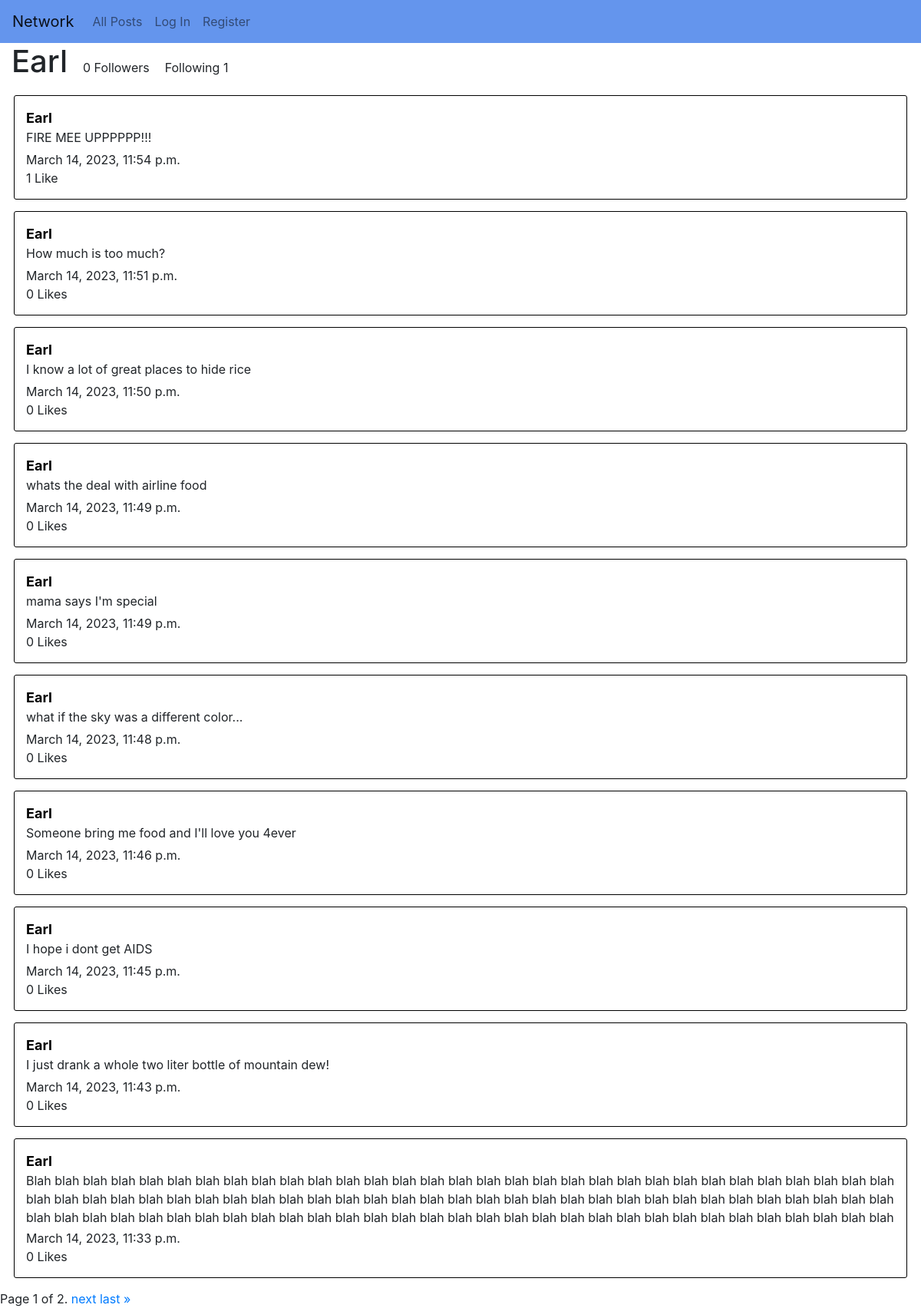
Page /network/user/9 on the committed database.
### mail/models.py (models this page shows)
class User(AbstractUser):
    pass

### network/models.py (models this page shows, shortened)
class Follow(models.Model):
    follower = models.ForeignKey(User, on_delete=models.CASCADE, related_name="following")
    followee = models.ForeignKey(User, on_delete=models.CASCADE, related_name="followers")

class Post(models.Model):
    content = models.TextField(blank=False)
    poster = models.ForeignKey(User, on_delete=models.CASCADE, related_name="posts")
    like_count = models.IntegerField(default=0)
    timestamp = models.DateTimeField("Time posted", auto_now_add=True)
    likers =  models.ManyToManyField(User, blank=True, related_name="liked")

### network/views.py (the view)
# urls.py: path('user/<int:user_id>', views.user, name="user"),
def user(request, user_id):
    try:
        user = User.objects.get(pk=user_id)
    except User.DoesNotExist:
        return JsonResponse({"error": "User not found."}, status=404)
    posts = Post.objects.filter(poster=user).order_by("-timestamp")
    paginator = Paginator(posts, 10)
    page_number = request.GET.get('page')
    page_obj = paginator.get_page(page_number)
    follows = Follow.objects.filter(followee=user_id)
    followers = []
    for follow in follows:
        followers.append(follow.follower)
    return render(request, "network/user.html", {
        "username": user,
        "posts": page_obj,
        "followers": followers
    })

### network/templates/network/user.html (shortened to what this page needs)
{% extends "network/layout.html" %}
{% load static %}
{% block body %}
{% if user != username and user.is_authenticated %}
<div class="user-follow">
    <h1 id="follow-name">{{username}}</h1>
    <p id="follow-count">{{ followers|length }} Follower{% if followers|length != 1%}s{%endif%}</p>
    <p id="follow-count">Following {{username.following.all|length}}</p>
    <button id="follow-button" class="btn btn-primary" value={{username}}>
        {% if user in followers %}
        Unfollow
        {% else %}
        Follow
        {% endif %}
    </button>
</div>
{% else %}
<div class="user-follow">
    <h1 id="follow-name">{{username}}</h1>
    <p id="follow-count">{{ followers|length }} Follower{% if followers|length != 1%}s{%endif%}</p>
    <p id="follow-count">Following {{username.following.all|length}}</p>
</div>
{% endif %}
{% for post in posts %}
<div class="post" id="post-{{post.id}}">
    <a class="post-user" href="{% url 'user' post.poster.id %}">{{post.poster}}</a>
    <p id="content-{{post.id}}" class="post-content">{{post.content}}</p>
    <p class="timestamp">{{post.timestamp}}</p>
    <div class="post-bottom">
        <p>{{post.like_count}} Like{% if post.like_count != 1%}s{% endif %}</p>
    </div>
</div>
{% endfor %}
<div class="pagination">
    <span class="step-links">
        <span class="current">
            Page {{ posts.number }} of {{ posts.paginator.num_pages }}.
        </span>
        {% if posts.has_next %}
            <a href="?page={{ posts.next_page_number }}">next</a>
            <a href="?page={{ posts.paginator.num_pages }}">last &raquo;</a>
        {% endif %}
    </span>
</div>
{% endblock %}

### network/static/network/styles.css (style rules this page uses)
body { margin: 0; padding: 0; }
p { margin-top: 0px; margin-bottom: 0px; }
h1 { margin-left: 15px; margin-bottom: 20px; }
#new-post, .post { width: 97%; margin: auto; border: 0.5px solid black; border-radius: 3px; padding: 15px; margin-bottom: 15px; }
.post-user { font-size: 18px; color: black; font-weight: 700; }
.post-content { margin-bottom: 5px; max-height: 70px; overflow: hidden; }
.user-follow { display: flex; align-items: baseline; margin-bottom: 20px; }
#follow-name { margin-bottom: 0px; margin-right: 20px; }
.post-bottom { display: flex; }
#follow-count { margin-right: 20px; }

### rows in the picture
User: username "Earl", following.all|length "1"
Post: poster "Earl", content "FIRE MEE UPPPPPP!!!", timestamp "March 14, 2023, 11:54 p.m.", like_count "1"
Post: poster "Earl", content "How much is too much?", timestamp "March 14, 2023, 11:51 p.m.", like_count "0"
Post: poster "Earl", content "I know a lot of great places to hide rice", timestamp "March 14, 2023, 11:50 p.m.", like_count "0"
Post: poster "Earl", content "whats the deal with airline food", timestamp "March 14, 2023, 11:49 p.m.", like_count "0"
Post: poster "Earl", content "mama says I'm special", timestamp "March 14, 2023, 11:49 p.m.", like_count "0"
Post: poster "Earl", content "what if the sky was a different color...", timestamp "March 14, 2023, 11:48 p.m.", like_count "0"
Post: poster "Earl", content "Someone bring me food and I'll love you 4ever", timestamp "March 14, 2023, 11:46 p.m.", like_count "0"
Post: poster "Earl", content "I hope i dont get AIDS", timestamp "March 14, 2023, 11:45 p.m.", like_count "0"
Post: poster "Earl", content "I just drank a whole two liter bottle of mountain dew!", timestamp "March 14, 2023, 11:43 p.m.", like_count "0"
Post: poster "Earl", content "Blah blah blah blah blah blah blah blah blah blah blah blah blah blah blah blah blah blah blah blah blah blah blah blah blah blah blah blah blah blah blah blah blah blah blah blah blah blah blah blah blah blah blah blah blah blah blah blah blah blah blah blah blah blah blah blah blah blah blah blah blah blah blah blah blah blah blah blah blah blah blah blah blah blah blah blah blah blah blah blah blah blah blah blah blah blah blah blah blah blah blah blah blah…", timestamp "March 14, 2023, 11:33 p.m.", like_count "0"

### other values in the picture
{{ followers|length }} "0"
{{ posts.number }} "1"
{{ posts.paginator.num_pages }} "2"
